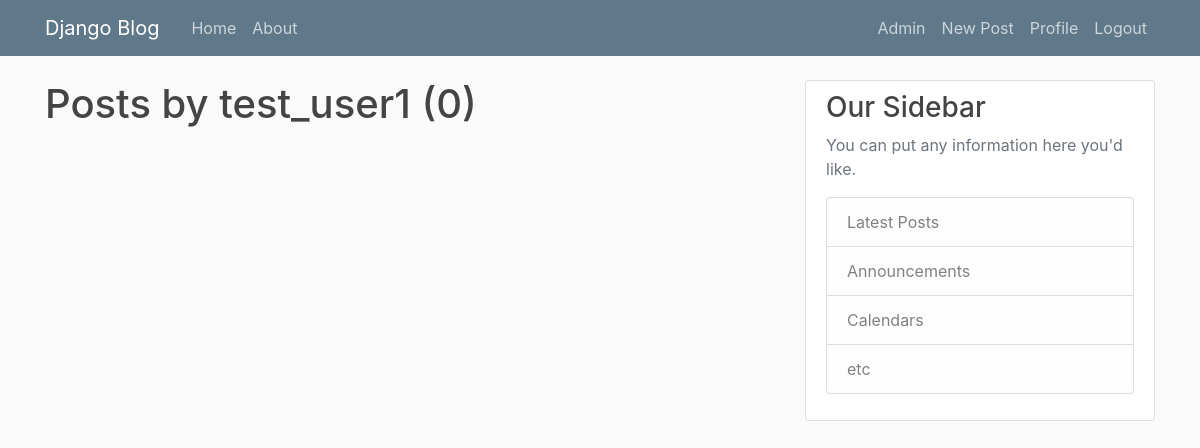
/user/test_user1 (signed in), run on an earlier commit of the app's database.
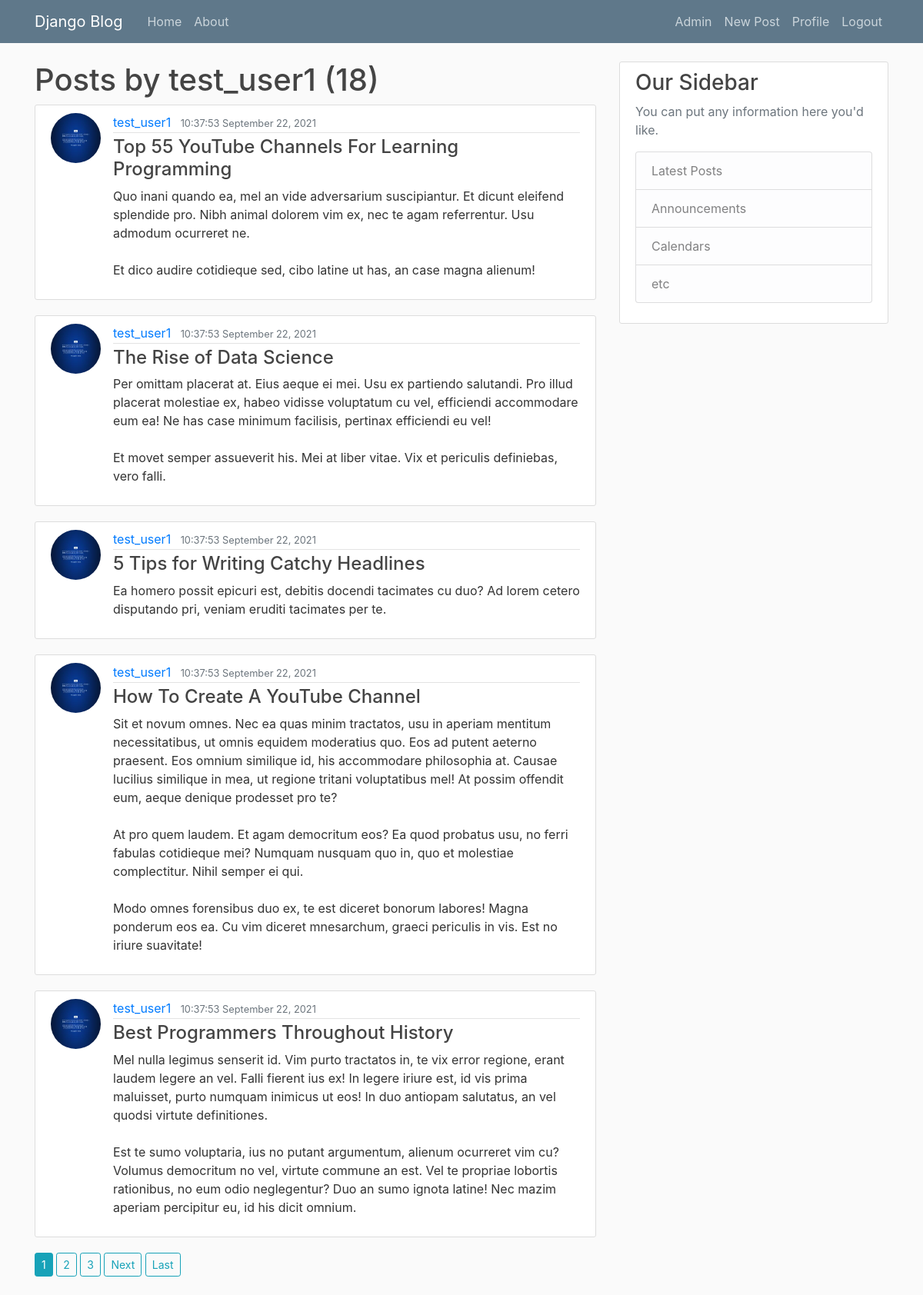
And on a later commit of the database.
### blog/models.py (models this page shows, shortened)
class Post(models.Model):
    title = models.CharField(max_length=100)
    content = models.TextField()
    date_posted = models.DateTimeField(default=timezone.now)
    author = models.ForeignKey(User,on_delete=models.CASCADE)

### users/models.py (models this page shows, shortened)
class Profile(models.Model):
    user = models.OneToOneField(User, on_delete=models.CASCADE)
    image = models.ImageField(default='default.jpg', upload_to='profile_pics')

### blog/views.py (the view)
# urls.py: path('user/<str:username>', UserPostListView.as_view(), name='user-posts'),
class UserPostListView(UserAccessMixin,ListView):
    raise_exception = False
    permission_required = 'blog.view_post'
    permission_denied_message = "XXX"
    login_url = ''
    redirect_field_name = 'next'
    model = Post
    template_name = 'blog/user_posts.html'    #<app>/<model>_<viewtype>.html
    context_object_name='posts'
    paginate_by=5
    def get_queryset(self):
        user=get_object_or_404(User,username=self.kwargs.get('username'))
        return Post.objects.filter(author=user).order_by('-date_posted')

### blog/views.py (called while the page is built)
    def dispatch(self,request,*args,**kwargs):
        if (not self.request.user.is_authenticated):
            return redirect_to_login(self.request.get_full_path(),self.get_login_url(),self.get_redirect_field_name())
        if not self.has_permission():
            messages.error(request, f'Access denied!')
            return redirect('blog-about')
        return super(UserAccessMixin,self).dispatch(request,*args,**kwargs)

### blog/templates/blog/user_posts.html (shortened to what this page needs)
{% extends "blog/base.html" %}
{% block content %}
    <h1 class=mb-3">Posts by {{ view.kwargs.username }} ({{page_obj.paginator.count}})</h1>
    {% for post in posts %}
        <article class="media content-section">
            <img class="rounded-circle article-img" src="{{post.author.profile.image.url}}">
          <div class="media-body">
            <div class="article-metadata">
              <a class="mr-2" href="{% url 'user-posts' post.author.username %}">{{ post.author }}</a>
              <small class="text-muted">{{ post.date_posted|date:"G:i:s F d, Y" }}</small>
            </div>
            <h4><a class="article-title" href="{% url 'post-detail' post.id %}">{{ post.title }}</a></h4>
            <p class="article-content">{{ post.content }}</p>
          </div>
        </article>
    {% endfor %}
    {%  if is_paginated %}
        {% for num in page_obj.paginator.page_range %}
            {% if page_obj.number == num %}
                <a class="btn btn-info mb-4 btn-sm" href="?page={{ num }}">{{  num }}</a>
            {% elif num > page_obj.number|add:'-3' and num < page_obj.number|add:'3' %}
                <a class="btn btn-outline-info mb-4 btn-sm" href="?page={{ num }}">{{  num }}</a>
            {% endif %}
        {% endfor %}
        {% if page_obj.has_next %}
            <a class="btn btn-outline-info mb-4 btn-sm" href="?page={{page_obj.next_page_number}}">Next</a>
            <a class="btn btn-outline-info mb-4 btn-sm" href="?page={{page_obj.paginator.num_pages}}">Last</a>
        {% endif %}
    {% endif %}
{% endblock content %}

### blog/templates/blog/base.html (shortened to what this page needs)
{% load static %}
<!DOCTYPE html>
<html>
<head>
    <link rel="stylesheet" href="https://maxcdn.bootstrapcdn.com/bootstrap/4.0.0/css/bootstrap.min.css">
    <link rel="stylesheet" type="text/css" href="{% static 'blog/main.css' %}">
</head>
<body>
    <header class="site-header">
      <nav class="navbar navbar-expand-md navbar-dark bg-steel fixed-top">
        <div class="container">
          <a class="navbar-brand mr-4" href="{% url 'blog-home' %}">Django Blog</a>
          <div class="collapse navbar-collapse" id="navbarToggle">
            <div class="navbar-nav mr-auto">
              <a class="nav-item nav-link" href="{% url 'blog-home' %}">Home</a>
              <a class="nav-item nav-link" href="{% url 'blog-about' %}">About</a>
            </div>
            <div class="navbar-nav">
                {% if user.is_authenticated %}
                {% if user.is_staff %}
            <a class="nav-item nav-link" href="{% url 'admin:index' %}">Admin</a>
                {% endif %}
               <a class="nav-item nav-link" href="{% url 'post-create' %}">New Post</a>
               <a class="nav-item nav-link" href="{% url 'profile' %}">Profile</a>
               <a class="nav-item nav-link" href="{% url 'logout' %}">Logout</a>
                {% else %}
              <a class="nav-item nav-link" href="{% url 'login' %}">Login</a>
              <a class="nav-item nav-link" href="{% url 'register' %}">Register</a>
                {% endif %}
            </div>
          </div>
        </div>
      </nav>
    </header>
    <main role="main" class="container">
      <div class="row">
        <div class="col-md-8">
          {% block content %}{% endblock %}
        </div>
        <div class="col-md-4">
          <div class="content-section">
            <h3>Our Sidebar</h3>
            <p class='text-muted'>You can put any information here you'd like.
              <ul class="list-group">
                <li class="list-group-item list-group-item-light">Latest Posts</li>
                <li class="list-group-item list-group-item-light">Announcements</li>
                <li class="list-group-item list-group-item-light">Calendars</li>
                <li class="list-group-item list-group-item-light">etc</li>
              </ul>
            </p>
          </div>
        </div>
      </div>
    </main>
</body>
</html>

### blog/static/blog/main.css (style rules this page uses)
body { background: #fafafa; color: #333333; margin-top: 5rem; }
h1, h2, h3, h4, h5, h6 { color: #444444; }
ul { margin: 0; }
.bg-steel { background-color: #5f788a; }
.site-header .navbar-nav .nav-link { color: #cbd5db; }
.content-section { background: #ffffff; padding: 10px 20px; border: 1px solid #dddddd; border-radius: 3px; margin-bottom: 20px; }
.article-title { color: #444444; }
.article-content { white-space: pre-line; }
.article-img { height: 65px; width: 65px; margin-right: 16px; }
.article-metadata { padding-bottom: 1px; margin-bottom: 4px; border-bottom: 1px solid #e3e3e3 }

What changed in the data, as far as the page shows it:
added Post: author.profile.image (picture), author "test_user1", date_posted "10:37:53 September 22, 2021", title "Top 55 YouTube Channels For Learning Programming", content "Quo inani quando ea, mel an vide adversarium suscipiantur. Et dicunt eleifend splendide pro. Nibh animal dolorem vim ex, nec te agam referrentur. Usu admodum ocurreret ne. Et dico audire cotidieque sed, cibo latine ut has, an case magna alienum!"
added Post: author.profile.image (picture), author "test_user1", date_posted "10:37:53 September 22, 2021", title "The Rise of Data Science", content "Per omittam placerat at. Eius aeque ei mei. Usu ex partiendo salutandi. Pro illud placerat molestiae ex, habeo vidisse voluptatum cu vel, efficiendi accommodare eum ea! Ne has case minimum facilisis, pertinax efficiendi eu vel! Et movet semper assueverit his. Mei at liber vitae. Vix et periculis definiebas, vero falli."
added Post: author.profile.image (picture), author "test_user1", date_posted "10:37:53 September 22, 2021", title "5 Tips for Writing Catchy Headlines", content "Ea homero possit epicuri est, debitis docendi tacimates cu duo? Ad lorem cetero disputando pri, veniam eruditi tacimates per te."
added Post: author.profile.image (picture), author "test_user1", date_posted "10:37:53 September 22, 2021", title "How To Create A YouTube Channel", content "Sit et novum omnes. Nec ea quas minim tractatos, usu in aperiam mentitum necessitatibus, ut omnis equidem moderatius quo. Eos ad putent aeterno praesent. Eos omnium similique id, his accommodare philosophia at. Causae lucilius similique in mea, ut regione tritani voluptatibus mel! At possim offendit eum, aeque denique prodesset pro te? At pro quem laudem. Et agam democritum eos? Ea quod probatus usu, no ferri fabulas cotidieque mei? Numquam nusquam quo in, quo et molestiae complectitur. Nihil semper ei qui. Modo omnes forensibus duo ex, te est diceret bonorum labores! Magna ponderum eos ea. Cu vim diceret mnesarchum, graeci periculis in vis. Est no iriure suavitate!"
added Post: author.profile.image (picture), author "test_user1", date_posted "10:37:53 September 22, 2021", title "Best Programmers Throughout History", content "Mel nulla legimus senserit id. Vim purto tractatos in, te vix error regione, erant laudem legere an vel. Falli fierent ius ex! In legere iriure est, id vis prima maluisset, purto numquam inimicus ut eos! In duo antiopam salutatus, an vel quodsi virtute definitiones. Est te sumo voluptaria, ius no putant argumentum, alienum ocurreret vim cu? Volumus democritum no vel, virtute commune an est. Vel te propriae lobortis rationibus, no eum odio neglegentur? Duo an sumo ignota latine! Nec mazim aperiam percipitur eu, id his dicit omnium."
Also different on the page:
{{ page_obj.paginator.count }}: "0" → "18"
new list line: "1"
new list line: "2"
new list line: "3"
text now shown: "Next Last"
